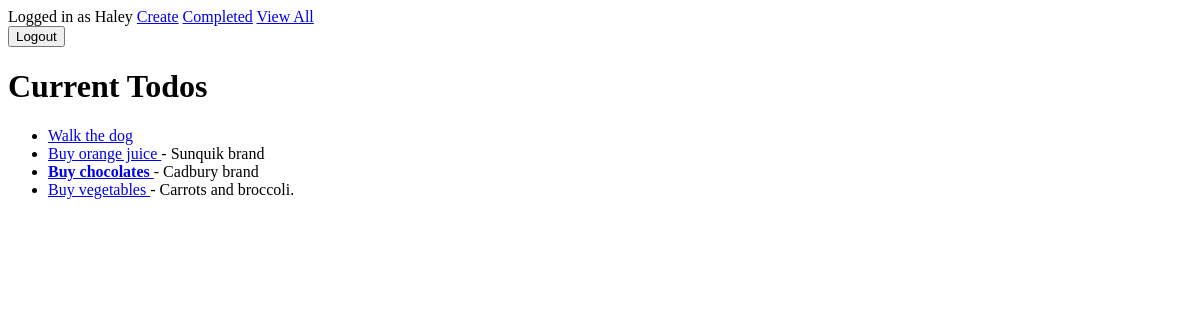
The app's page /current/ (signed in), older data.
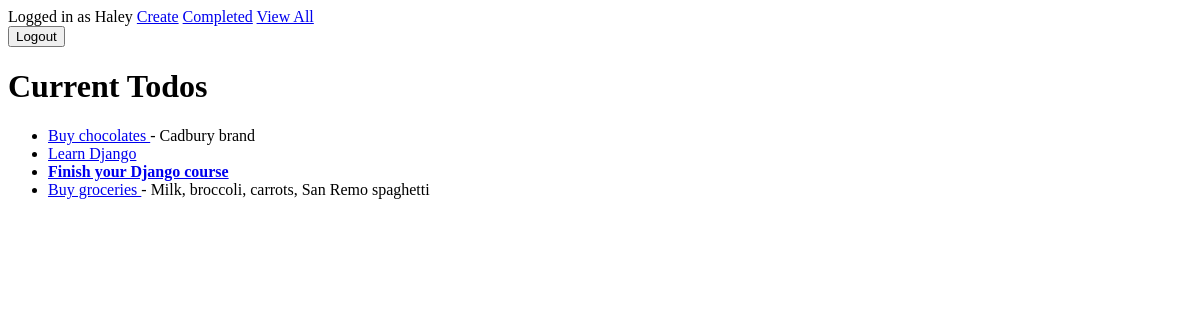
The same page, newer data.
### todo/models.py (models this page shows, shortened)
class Todo(models.Model):
    title = models.CharField(max_length=100)
    memo = models.TextField(blank=True)  # blank=True - not compulsory
    created = models.DateTimeField(auto_now_add=True)  # Instantly specified created value at time
    datecompleted = models.DateTimeField(null=True, blank=True)  # After clicking complete
    important = models.BooleanField(default=False)  # Mark important
    user = models.ForeignKey(User, on_delete=models.CASCADE)

### todo/views.py (the view)
# urls.py: path('current/', views.current, name='current'),
@login_required()
def current(request):
    todos = Todo.objects.filter(user=request.user, datecompleted__isnull=True)
    return render(request, 'todo/current.html',
                  {'todos': todos})

### todo/templates/todo/current.html (shortened to what this page needs)
{% extends 'todo/base.html' %}
{% block content %}
<!DOCTYPE html>
<html lang="en">
<head>
</head>
<body>
    <h1>Current Todos</h1>
    <ul>
        {% for todo in todos %}
                <li>
                    <a href="{% url 'view' todo.id %}">
                    {% if todo.important %}<b>{% endif %}
                        {{ todo.title }}
                    {% if todo.important %}</b>{% endif %}
                    </a>
                    {% if todo.memo %}
                        - {{ todo.memo }}
                    {% endif %}
                </li>
        {% endfor %}
    </ul>
</body>
</html>
{% endblock %}

Row changes from the older to the newer data that the page shows:
no longer on this page (row edited): Todo: title "Walk the dog"
no longer on this page (row edited): Todo: title "Buy orange juice", memo "Sunquik brand"
removed Todo: title "Buy vegetables", memo "Carrots and broccoli."
changed Todo "Buy chocolates": important True → False (drawn)
added Todo: title "Learn Django"
added Todo: title "Finish your Django course"
added Todo: title "Buy groceries", memo "Milk, broccoli, carrots, San Remo spaghetti"
